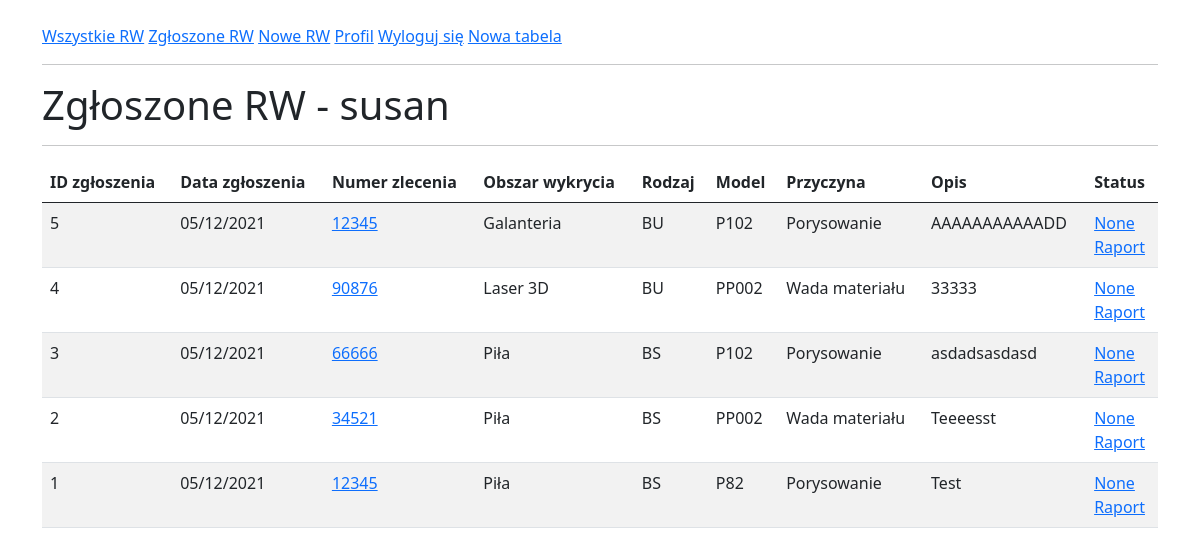
/user_registrations/susan (signed in), run on an earlier commit of the app's database.
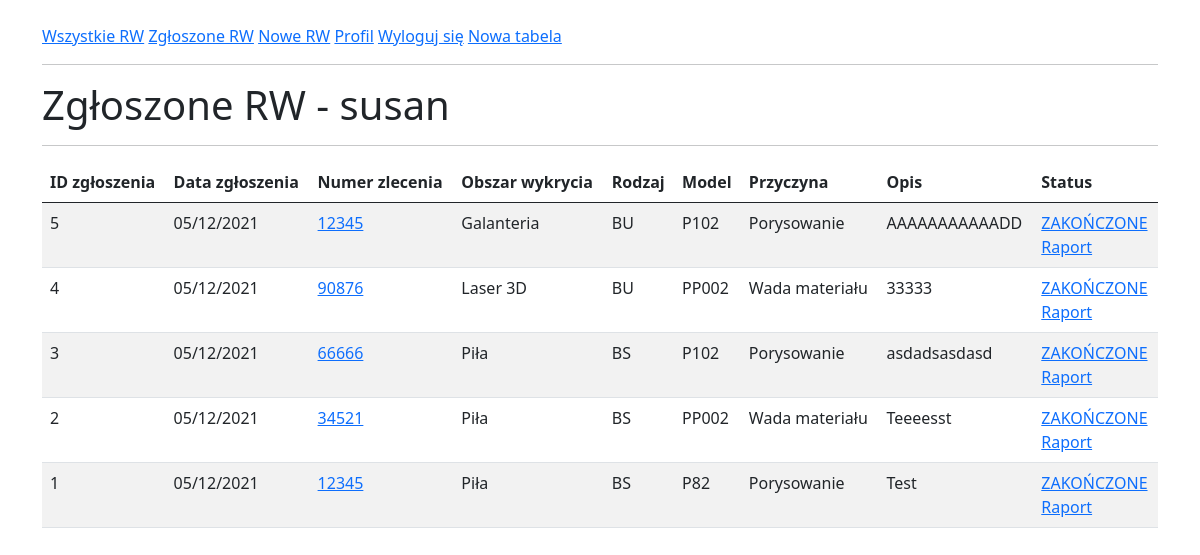
And on a later commit of the database.
### app/models.py (models this page shows, shortened)
class InCom(db.Model):
    id = db.Column(db.Integer, primary_key=True)
    user_id = db.Column(db.Integer(), db.ForeignKey('user.id'))
    timestamp = db.Column(db.DateTime, index=True, default=datetime.utcnow)
    order_number = db.Column(db.String(140))
    product_type = db.Column(db.String(140))
    model = db.Column(db.String(140))
    cause = db.Column(db.String(140))
    detection_area = db.Column(db.String(140))
    description = db.Column(db.String(140))
    registration_status = db.Column(db.String(140), default='OTWARTE')

### app/routes.py (the view)
@app.route('/user_registrations/<username>')
@login_required
def user_registrations(username):
    user = User.query.filter_by(username=username).first_or_404()
    user_registrations_query = InCom.query.filter_by(user_id=current_user.id).order_by(InCom.id.desc()).all()
    for registration in user_registrations_query:
        registration.order_link = f'https://zamowienia.konsport.com.pl/pl/zamowienia/pdf/' \
                                  f'{registration.order_number}/zamowienie/false'
        registration.timestamp = registration.timestamp.replace(tzinfo=timezone.utc).astimezone(tz=None).strftime(
            '%d/%m/%Y')
    return render_template('user_registrations.html', user=user, title=f'Zgłoszone RW - {username}',
                           user_registrations=user_registrations_query)

### app/models.py (called while the page is built)
@login.user_loader
def load_user(id):
    return User.query.get(int(id))

### app/templates/user_registrations.html
{% extends "base.html" %}
{% block content %}
  <table id="data" class="table table-striped">
    <thead>
      <tr>
        <th>ID zgłoszenia</th>
        <th>Data zgłoszenia</th>
        <th>Numer zlecenia</th>
        <th>Obszar wykrycia</th>
        <th>Rodzaj</th>
        <th>Model</th>
        <th>Przyczyna</th>
        <th>Opis</th>
        <th>Status</th>
      </tr>
    </thead>
    <tbody>
      {% for registration in user_registrations %}
        <tr>
          <td>{{ registration.id }}</td>
          <td>{{ registration.timestamp }}</td>
          <td><a href="{{ registration.order_link }}">{{ registration.order_number }}</a></td>
          <td>{{ registration.detection_area }}</td>
          <td>{{ registration.product_type }}</td>
          <td>{{ registration.model }}</td>
          <td>{{ registration.cause }}</td>
          <td>{{ registration.description }}</td>
          <td><a href="{{ url_for('change_status', reg_id=registration.id) }}">{{ registration.registration_status }}</a><br>
            <a href="{{ url_for('get_report', id_to_report=registration.id) }}">Raport</a>
          </td>
        </tr>
      {% endfor %}
    </tbody>
  </table>
{% endblock %}

### app/templates/base.html (shortened to what this page needs)
<!doctype html>
<html>
  <head>
    <link href="https://cdn.jsdelivr.net/npm/bootstrap@5.0.1/dist/css/bootstrap.min.css" rel="stylesheet">
    <link rel="stylesheet" type="text/css" href="https://cdn.datatables.net/1.10.25/css/dataTables.bootstrap5.css">
  </head>
  <body>
    <div class="container">
      <br>
        <div>
          <a href="{{ url_for('all_registrations') }}">Wszystkie RW</a>
          {% if current_user.is_anonymous %}
          <a href="{{ url_for('login') }}">Zaloguj się</a>
          {% else %}
          <a href="{{ url_for('user_registrations', username=current_user.username) }}">Zgłoszone RW</a>
          <a href="{{ url_for('new_registration')}}">Nowe RW</a>
          <a href="{{ url_for('profile', username=current_user.username) }}">Profil</a>
          <a href="{{ url_for('logout') }}">Wyloguj się</a>
          <a href="{{ url_for('index') }}">Nowa tabela</a>
          {% endif %}
        </div>
        <hr>
        <h1>{{ title }}</h1>
        <hr>
        {% block content %}{% endblock %}
    </div>
  </body>
</html>

What changed in the data, as far as the page shows it:
changed InCom "Galanteria": registration_status "None" → "ZAKOŃCZONE"
changed InCom "Laser 3D": registration_status "None" → "ZAKOŃCZONE"
changed InCom "asdadsasdasd": registration_status "None" → "ZAKOŃCZONE"
changed InCom "Teeeesst": registration_status "None" → "ZAKOŃCZONE"
changed InCom "Test": registration_status "None" → "ZAKOŃCZONE"
